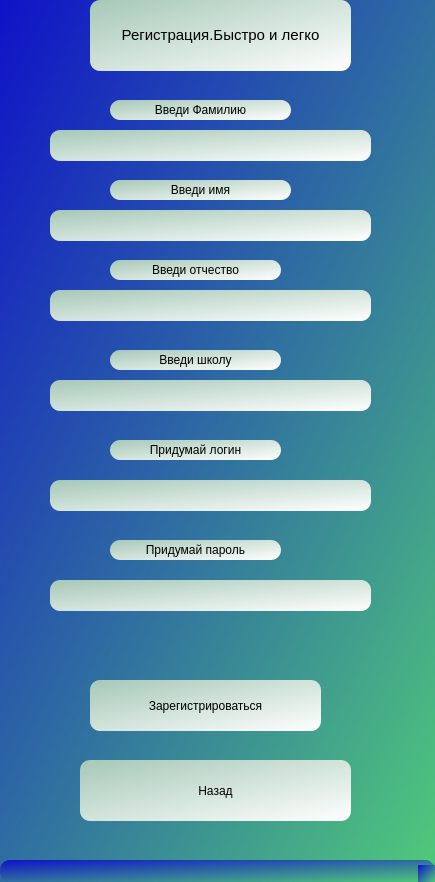
<?xml version="1.0" encoding="UTF-8"?>
<ui version="4.0">
 <class>wind_registration</class>
 <widget class="QMainWindow" name="wind_registration">
  <property name="geometry">
   <rect>
    <x>0</x>
    <y>0</y>
    <width>435</width>
    <height>882</height>
   </rect>
  </property>
  <property name="windowTitle">
   <string>MainWindow</string>
  </property>
  <property name="styleSheet">
   <string notr="true">background-color: qlineargradient(spread:pad, x1:0, y1:0, x2:1, y2:1, stop:0 rgba(15, 18, 200, 255), stop:1 rgba(79, 200, 123, 255));
border-radius: 10px;</string>
  </property>
  <widget class="QWidget" name="centralwidget">
   <widget class="QPushButton" name="btn_registration">
    <property name="geometry">
     <rect>
      <x>90</x>
      <y>680</y>
      <width>231</width>
      <height>51</height>
     </rect>
    </property>
    <property name="styleSheet">
     <string notr="true">background-color: qlineargradient(spread:pad, x1:0, y1:0, x2:1, y2:1, stop:0 rgba(166, 200, 183, 255), stop:1 rgba(255, 255, 255, 255));</string>
    </property>
    <property name="text">
     <string>Зарегистрироваться</string>
    </property>
   </widget>
   <widget class="QPushButton" name="btn_go_back">
    <property name="geometry">
     <rect>
      <x>80</x>
      <y>760</y>
      <width>271</width>
      <height>61</height>
     </rect>
    </property>
    <property name="styleSheet">
     <string notr="true">background-color: qlineargradient(spread:pad, x1:0, y1:0, x2:1, y2:1, stop:0 rgba(166, 200, 183, 255), stop:1 rgba(255, 255, 255, 255));</string>
    </property>
    <property name="text">
     <string>Назад</string>
    </property>
   </widget>
   <widget class="QLabel" name="info">
    <property name="geometry">
     <rect>
      <x>90</x>
      <y>0</y>
      <width>261</width>
      <height>71</height>
     </rect>
    </property>
    <property name="styleSheet">
     <string notr="true">background-color: qlineargradient(spread:pad, x1:0, y1:0, x2:1, y2:1, stop:0 rgba(166, 200, 183, 255), stop:1 rgba(255, 255, 255, 255));</string>
    </property>
    <property name="text">
     <string>&lt;html&gt;&lt;head/&gt;&lt;body&gt;&lt;p align=&quot;center&quot;&gt;&lt;span style=&quot; font-size:11pt;&quot;&gt;Регистрация.Быстро и легко&lt;/span&gt;&lt;/p&gt;&lt;/body&gt;&lt;/html&gt;</string>
    </property>
   </widget>
   <widget class="QLineEdit" name="edit_second_name">
    <property name="geometry">
     <rect>
      <x>50</x>
      <y>290</y>
      <width>321</width>
      <height>31</height>
     </rect>
    </property>
    <property name="styleSheet">
     <string notr="true">background-color: qlineargradient(spread:pad, x1:0, y1:0, x2:1, y2:1, stop:0 rgba(166, 200, 183, 255), stop:1 rgba(255, 255, 255, 255));</string>
    </property>
   </widget>
   <widget class="QLineEdit" name="edit_school">
    <property name="geometry">
     <rect>
      <x>50</x>
      <y>380</y>
      <width>321</width>
      <height>31</height>
     </rect>
    </property>
    <property name="styleSheet">
     <string notr="true">background-color: qlineargradient(spread:pad, x1:0, y1:0, x2:1, y2:1, stop:0 rgba(166, 200, 183, 255), stop:1 rgba(255, 255, 255, 255));</string>
    </property>
   </widget>
   <widget class="QLineEdit" name="edit_login">
    <property name="geometry">
     <rect>
      <x>50</x>
      <y>480</y>
      <width>321</width>
      <height>31</height>
     </rect>
    </property>
    <property name="styleSheet">
     <string notr="true">background-color: qlineargradient(spread:pad, x1:0, y1:0, x2:1, y2:1, stop:0 rgba(166, 200, 183, 255), stop:1 rgba(255, 255, 255, 255));</string>
    </property>
   </widget>
   <widget class="QLineEdit" name="edit_password">
    <property name="geometry">
     <rect>
      <x>50</x>
      <y>580</y>
      <width>321</width>
      <height>31</height>
     </rect>
    </property>
    <property name="styleSheet">
     <string notr="true">background-color: qlineargradient(spread:pad, x1:0, y1:0, x2:1, y2:1, stop:0 rgba(166, 200, 183, 255), stop:1 rgba(255, 255, 255, 255));</string>
    </property>
   </widget>
   <widget class="QLineEdit" name="edit_name">
    <property name="geometry">
     <rect>
      <x>50</x>
      <y>210</y>
      <width>321</width>
      <height>31</height>
     </rect>
    </property>
    <property name="styleSheet">
     <string notr="true">background-color: qlineargradient(spread:pad, x1:0, y1:0, x2:1, y2:1, stop:0 rgba(166, 200, 183, 255), stop:1 rgba(255, 255, 255, 255));</string>
    </property>
   </widget>
   <widget class="QLineEdit" name="edit_surname">
    <property name="geometry">
     <rect>
      <x>50</x>
      <y>130</y>
      <width>321</width>
      <height>31</height>
     </rect>
    </property>
    <property name="styleSheet">
     <string notr="true">background-color: qlineargradient(spread:pad, x1:0, y1:0, x2:1, y2:1, stop:0 rgba(166, 200, 183, 255), stop:1 rgba(255, 255, 255, 255));</string>
    </property>
   </widget>
   <widget class="QLabel" name="lab_surname">
    <property name="geometry">
     <rect>
      <x>110</x>
      <y>100</y>
      <width>181</width>
      <height>20</height>
     </rect>
    </property>
    <property name="styleSheet">
     <string notr="true">background-color: qlineargradient(spread:pad, x1:0, y1:0, x2:1, y2:1, stop:0 rgba(166, 200, 183, 255), stop:1 rgba(255, 255, 255, 255));</string>
    </property>
    <property name="text">
     <string>&lt;html&gt;&lt;head/&gt;&lt;body&gt;&lt;p align=&quot;center&quot;&gt;Введи Фамилию&lt;/p&gt;&lt;/body&gt;&lt;/html&gt;</string>
    </property>
   </widget>
   <widget class="QLabel" name="lab_name">
    <property name="geometry">
     <rect>
      <x>110</x>
      <y>180</y>
      <width>181</width>
      <height>20</height>
     </rect>
    </property>
    <property name="styleSheet">
     <string notr="true">background-color: qlineargradient(spread:pad, x1:0, y1:0, x2:1, y2:1, stop:0 rgba(166, 200, 183, 255), stop:1 rgba(255, 255, 255, 255));</string>
    </property>
    <property name="text">
     <string>&lt;html&gt;&lt;head/&gt;&lt;body&gt;&lt;p align=&quot;center&quot;&gt;Введи имя&lt;/p&gt;&lt;/body&gt;&lt;/html&gt;</string>
    </property>
   </widget>
   <widget class="QLabel" name="lab_city">
    <property name="geometry">
     <rect>
      <x>110</x>
      <y>260</y>
      <width>171</width>
      <height>20</height>
     </rect>
    </property>
    <property name="styleSheet">
     <string notr="true">background-color: qlineargradient(spread:pad, x1:0, y1:0, x2:1, y2:1, stop:0 rgba(166, 200, 183, 255), stop:1 rgba(255, 255, 255, 255));</string>
    </property>
    <property name="text">
     <string>&lt;html&gt;&lt;head/&gt;&lt;body&gt;&lt;p align=&quot;center&quot;&gt;Введи отчество&lt;/p&gt;&lt;/body&gt;&lt;/html&gt;</string>
    </property>
   </widget>
   <widget class="QLabel" name="lab_school">
    <property name="geometry">
     <rect>
      <x>110</x>
      <y>350</y>
      <width>171</width>
      <height>20</height>
     </rect>
    </property>
    <property name="styleSheet">
     <string notr="true">background-color: qlineargradient(spread:pad, x1:0, y1:0, x2:1, y2:1, stop:0 rgba(166, 200, 183, 255), stop:1 rgba(255, 255, 255, 255));</string>
    </property>
    <property name="text">
     <string>&lt;html&gt;&lt;head/&gt;&lt;body&gt;&lt;p align=&quot;center&quot;&gt;Введи школу&lt;/p&gt;&lt;/body&gt;&lt;/html&gt;</string>
    </property>
   </widget>
   <widget class="QLabel" name="lab_login">
    <property name="geometry">
     <rect>
      <x>110</x>
      <y>440</y>
      <width>171</width>
      <height>20</height>
     </rect>
    </property>
    <property name="styleSheet">
     <string notr="true">background-color: qlineargradient(spread:pad, x1:0, y1:0, x2:1, y2:1, stop:0 rgba(166, 200, 183, 255), stop:1 rgba(255, 255, 255, 255));</string>
    </property>
    <property name="text">
     <string>&lt;html&gt;&lt;head/&gt;&lt;body&gt;&lt;p align=&quot;center&quot;&gt;Придумай логин&lt;/p&gt;&lt;/body&gt;&lt;/html&gt;</string>
    </property>
   </widget>
   <widget class="QLabel" name="lab_password">
    <property name="geometry">
     <rect>
      <x>110</x>
      <y>540</y>
      <width>171</width>
      <height>20</height>
     </rect>
    </property>
    <property name="styleSheet">
     <string notr="true">background-color: qlineargradient(spread:pad, x1:0, y1:0, x2:1, y2:1, stop:0 rgba(166, 200, 183, 255), stop:1 rgba(255, 255, 255, 255));</string>
    </property>
    <property name="text">
     <string>&lt;html&gt;&lt;head/&gt;&lt;body&gt;&lt;p align=&quot;center&quot;&gt;Придумай пароль&lt;/p&gt;&lt;/body&gt;&lt;/html&gt;</string>
    </property>
   </widget>
  </widget>
  <widget class="QMenuBar" name="menubar">
   <property name="geometry">
    <rect>
     <x>0</x>
     <y>0</y>
     <width>435</width>
     <height>26</height>
    </rect>
   </property>
  </widget>
  <widget class="QStatusBar" name="statusbar"/>
 </widget>
 <resources/>
 <connections/>
</ui>
